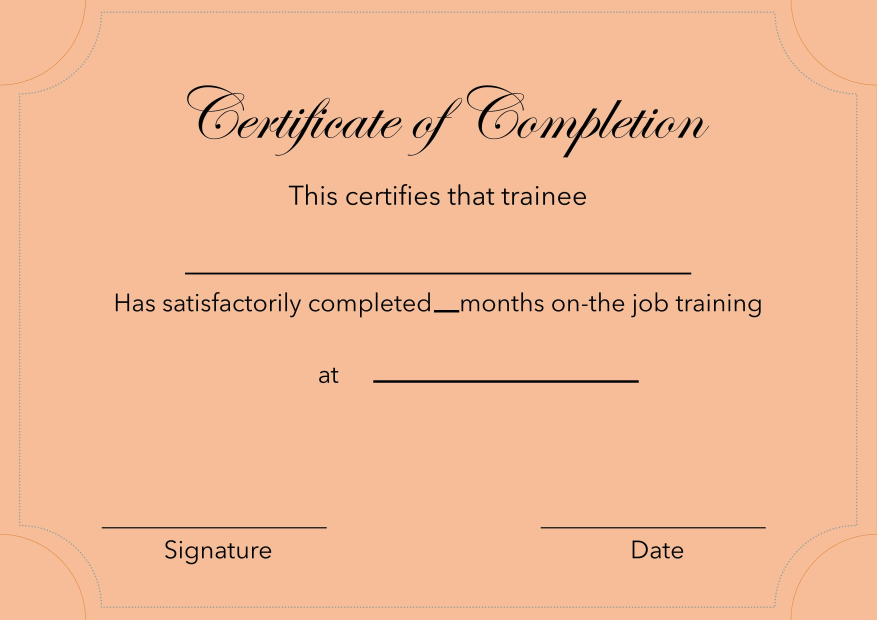
#> input picture Sample.jpg, 3507 x 2480 px (shown at 1/4 size)
$ python coordinate.py
#> lines starting #> are read from the running program, lines starting #| are printed output that depends on the picture
# importing the module
import cv2
from tkinter.filedialog import askopenfilename
import PIL
from PIL import Image
global image_path

# function to display the coordinates of
# of the points clicked on the image
def click_event(event, x, y, flags, params):

    # checking for left mouse clicks
    if event == cv2.EVENT_LBUTTONDOWN:
        img_1 = PIL.Image.open(image_path)
        print(x,y)

        # fetching the dimensions
        wid, hgt = img_1.size

        a=(wid/800) * x
        b=(hgt/500) * y
        # displaying the coordinates
        # on the Shell
        a1=int(a)
        b1=int(b)
        print(a1, ' ', b1)


        # displaying the coordinates
        # on the image window
        font = cv2.FONT_HERSHEY_SIMPLEX
        cv2.putText(img, str(a1) + ',' +
                    str(b1), (x, y), font,
                    1, (255, 0, 0), 2)
        cv2.imshow('image', img)


# driver function
if __name__ == "__main__":
    image_path = askopenfilename()
#> the answer given: Sample.jpg
    print(image_path)
    print("???????????????????????????????????????????????????????????????????")


    # reading the image
    img = cv2.imread(image_path, 1)
#> img is the input picture: shape (2480, 3507, 3); mean B, G, R 149.3, 185.4, 241.9
    img_1 = PIL.Image.open(image_path)

    # fetching the dimensions
    wid, hgt = img_1.size
#> wid = 3507; hgt = 2480


    # displaying the dimensions
    print(str(wid) + "x" + str(hgt))
#| 3507x2480


    img = cv2.resize(img, (800 , 500))
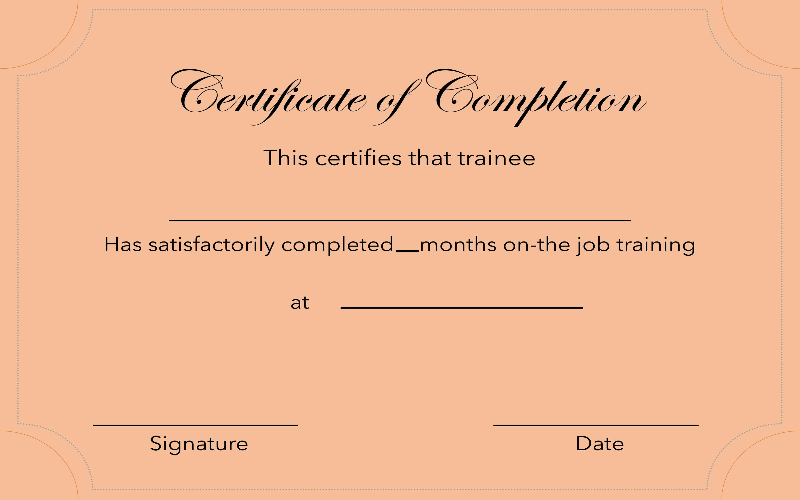
#> img: shape (500, 800, 3); mean B, G, R 149.4, 185.5, 242.1

    cv2.imshow('image', img)

    # setting mouse hadler for the image
    # and calling the click_event() function
    cv2.setMouseCallback('image', click_event)

    # wait for a key to be pressed to exit
    cv2.waitKey(0)

    # close the window
    cv2.destroyAllWindows()
